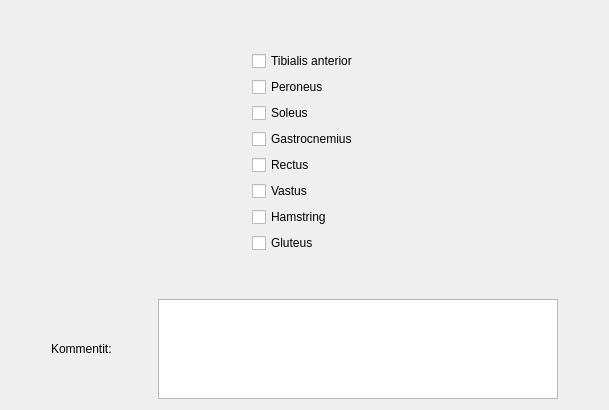
      <widget class="QWidget" name="tabEMG">
       <attribute name="title">
        <string>EMG</string>
       </attribute>
       <layout class="QVBoxLayout" name="verticalLayout_12">
        <item>
         <spacer name="verticalSpacer_8">
          <property name="orientation">
           <enum>Qt::Vertical</enum>
          </property>
          <property name="sizeHint" stdset="0">
           <size>
            <width>20</width>
            <height>40</height>
           </size>
          </property>
         </spacer>
        </item>
        <item>
         <layout class="QGridLayout" name="gridLayout_9">
          <item row="3" column="2">
           <spacer name="horizontalSpacer_39">
            <property name="orientation">
             <enum>Qt::Horizontal</enum>
            </property>
            <property name="sizeHint" stdset="0">
             <size>
              <width>40</width>
              <height>20</height>
             </size>
            </property>
           </spacer>
          </item>
          <item row="5" column="1">
           <widget class="QCheckBox" name="xbEMGVas">
            <property name="text">
             <string>Vastus</string>
            </property>
           </widget>
          </item>
          <item row="2" column="1">
           <widget class="QCheckBox" name="xbEMGSol">
            <property name="text">
             <string>Soleus</string>
            </property>
           </widget>
          </item>
          <item row="0" column="1">
           <widget class="QCheckBox" name="xbEMGTibA">
            <property name="text">
             <string>Tibialis anterior</string>
            </property>
           </widget>
          </item>
          <item row="6" column="1">
           <widget class="QCheckBox" name="xbEMGHam">
            <property name="text">
             <string>Hamstring</string>
            </property>
           </widget>
          </item>
          <item row="4" column="1">
           <widget class="QCheckBox" name="xbEMGRec">
            <property name="text">
             <string>Rectus</string>
            </property>
           </widget>
          </item>
          <item row="3" column="1">
           <widget class="QCheckBox" name="xbEMGGas">
            <property name="text">
             <string>Gastrocnemius</string>
            </property>
           </widget>
          </item>
          <item row="7" column="1">
           <widget class="QCheckBox" name="xbEMGGlut">
            <property name="text">
             <string>Gluteus</string>
            </property>
           </widget>
          </item>
          <item row="1" column="1">
           <widget class="QCheckBox" name="xbEMGPer">
            <property name="text">
             <string>Peroneus</string>
            </property>
           </widget>
          </item>
          <item row="3" column="0">
           <spacer name="horizontalSpacer_43">
            <property name="orientation">
             <enum>Qt::Horizontal</enum>
            </property>
            <property name="sizeHint" stdset="0">
             <size>
              <width>40</width>
              <height>20</height>
             </size>
            </property>
           </spacer>
          </item>
         </layout>
        </item>
        <item>
         <spacer name="verticalSpacer_9">
          <property name="orientation">
           <enum>Qt::Vertical</enum>
          </property>
          <property name="sizeHint" stdset="0">
           <size>
            <width>20</width>
            <height>40</height>
           </size>
          </property>
         </spacer>
        </item>
        <item>
         <layout class="QHBoxLayout" name="horizontalLayout_14">
          <item>
           <spacer name="horizontalSpacer_83">
            <property name="orientation">
             <enum>Qt::Horizontal</enum>
            </property>
            <property name="sizeHint" stdset="0">
             <size>
              <width>40</width>
              <height>20</height>
             </size>
            </property>
           </spacer>
          </item>
          <item>
           <widget class="QLabel" name="label_332">
            <property name="text">
             <string>Kommentit:</string>
            </property>
           </widget>
          </item>
          <item>
           <spacer name="horizontalSpacer_84">
            <property name="orientation">
             <enum>Qt::Horizontal</enum>
            </property>
            <property name="sizeHint" stdset="0">
             <size>
              <width>40</width>
              <height>20</height>
             </size>
            </property>
           </spacer>
          </item>
          <item>
           <widget class="QTextEdit" name="cmtEMG">
            <property name="sizePolicy">
             <sizepolicy hsizetype="Fixed" vsizetype="Fixed">
              <horstretch>0</horstretch>
              <verstretch>0</verstretch>
             </sizepolicy>
            </property>
            <property name="minimumSize">
             <size>
              <width>400</width>
              <height>100</height>
             </size>
            </property>
            <property name="maximumSize">
             <size>
              <width>400</width>
              <height>100</height>
             </size>
            </property>
           </widget>
          </item>
          <item>
           <spacer name="horizontalSpacer_85">
            <property name="orientation">
             <enum>Qt::Horizontal</enum>
            </property>
            <property name="sizeHint" stdset="0">
             <size>
              <width>40</width>
              <height>20</height>
             </size>
            </property>
           </spacer>
          </item>
         </layout>
        </item>
       </layout>
      </widget>
